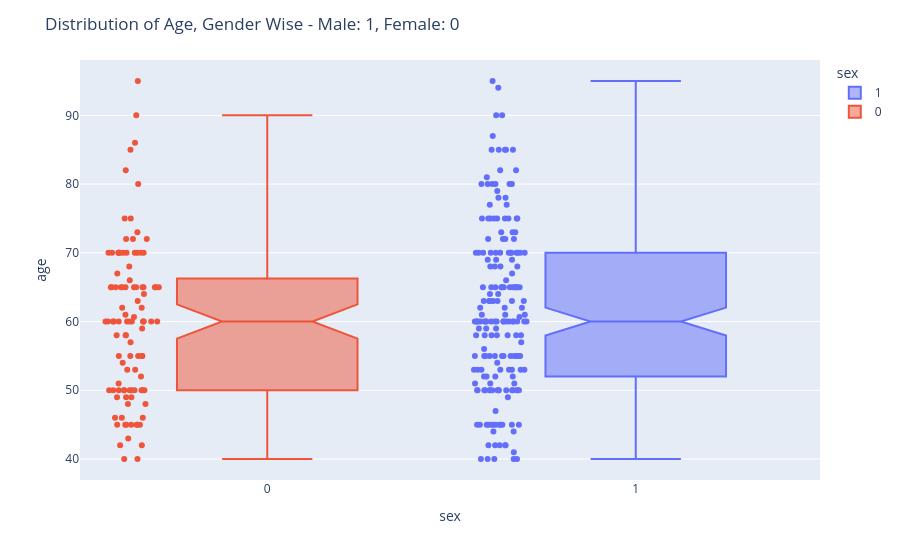

The code cell stored with this chart in its notebook:
### Markdown cell above
#### Distribution of Age w.r.t. Gender

### Code cell
utils.constructNotchedBoxPlots(data_frame = heart_faliure_data,
                               x = 'sex',
                               y = 'age',
                               hover_name = 'sex', 
                               color = 'sex', 
                               title_text = 'Distribution of Age, Gender Wise - Male: 1, Female: 0',
                               export_to_png = False)

### Figure 1 — Plotly figure (JSON) as saved in the notebook; plotly's stock layout.template omitted (floating-point values rounded to 4 significant figures; data arrays with more than 128 entries replaced by an {"elided": "..."} marker saying what was removed)
{"data": [{"alignmentgroup": "True", "boxpoints": "all", "hovertemplate": "<b>%{hovertext}</b><br><br>sex=%{x}<br>age=%{y}<extra></extra>", "hovertext": {"elided": "194 int values"}, "legendgroup": "1", "marker": {"color": "#636efa"}, "name": "1", "notched": true, "offsetgroup": "1", "orientation": "v", "showlegend": true, "type": "box", "x": {"elided": "194 int values"}, "x0": " ", "xaxis": "x", "y": {"elided": "194 float values"}, "y0": " ", "yaxis": "y"}, {"alignmentgroup": "True", "boxpoints": "all", "hovertemplate": "<b>%{hovertext}</b><br><br>sex=%{x}<br>age=%{y}<extra></extra>", "hovertext": [0, 0, 0, 0, 0, 0, 0, 0, 0, 0, 0, 0, 0, 0, 0, 0, 0, 0, 0, 0, 0, 0, 0, 0, 0, 0, 0, 0, 0, 0, 0, 0, 0, 0, 0, 0, 0, 0, 0, 0, 0, 0, 0, 0, 0, 0, 0, 0, 0, 0, 0, 0, 0, 0, 0, 0, 0, 0, 0, 0, 0, 0, 0, 0, 0, 0, 0, 0, 0, 0, 0, 0, 0, 0, 0, 0, 0, 0, 0, 0, 0, 0, 0, 0, 0, 0, 0, 0, 0, 0, 0, 0, 0, 0, 0, 0, 0, 0, 0, 0, 0, 0, 0, 0, 0], "legendgroup": "0", "marker": {"color": "#EF553B"}, "name": "0", "notched": true, "offsetgroup": "0", "orientation": "v", "showlegend": true, "type": "box", "x": [0, 0, 0, 0, 0, 0, 0, 0, 0, 0, 0, 0, 0, 0, 0, 0, 0, 0, 0, 0, 0, 0, 0, 0, 0, 0, 0, 0, 0, 0, 0, 0, 0, 0, 0, 0, 0, 0, 0, 0, 0, 0, 0, 0, 0, 0, 0, 0, 0, 0, 0, 0, 0, 0, 0, 0, 0, 0, 0, 0, 0, 0, 0, 0, 0, 0, 0, 0, 0, 0, 0, 0, 0, 0, 0, 0, 0, 0, 0, 0, 0, 0, 0, 0, 0, 0, 0, 0, 0, 0, 0, 0, 0, 0, 0, 0, 0, 0, 0, 0, 0, 0, 0, 0, 0], "x0": " ", "xaxis": "x", "y": [65, 65, 49, 70, 48, 65, 65, 75, 95, 50, 50, 82, 60, 50, 60, 57, 53, 60, 70, 60, 50, 45, 42, 70, 70, 55, 70, 60, 59, 42, 58, 70, 60, 63, 60, 72, 70, 58, 60, 85, 65, 86, 66, 60, 60, 43, 46, 58, 46, 65, 62, 46, 50, 61, 72, 65, 52, 50, 80, 65, 70, 49, 50, 60, 60.67, 40, 64, 45, 65, 50, 50, 40, 60, 49, 48, 70, 54, 55, 75, 65, 72, 60, 65, 70, 73, 53, 50, 55, 70, 65, 62, 68, 45, 51, 67, 45, 70, 50, 55, 45, 65, 90, 45, 55, 45], "y0": " ", "yaxis": "y"}], "layout": {"boxmode": "overlay", "legend": {"title": {"text": "sex"}, "tracegroupgap": 0}, "margin": {"t": 60}, "title": {"text": "Distribution of Age, Gender Wise - Male: 1, Female: 0"}, "xaxis": {"anchor": "y", "categoryarray": [1, 0], "categoryorder": "array", "domain": [0, 1], "title": {"text": "sex"}}, "yaxis": {"anchor": "x", "domain": [0, 1], "title": {"text": "age"}}}}
